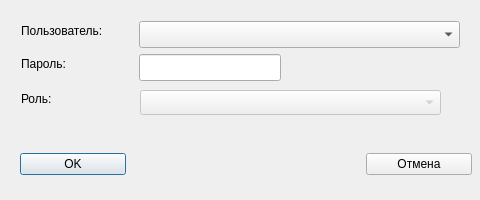
<?xml version="1.0" encoding="UTF-8"?>
<ui version="4.0">
 <class>AutorizationForm</class>
 <widget class="QDialog" name="AutorizationForm">
  <property name="windowModality">
   <enum>Qt::WindowModal</enum>
  </property>
  <property name="geometry">
   <rect>
    <x>0</x>
    <y>0</y>
    <width>480</width>
    <height>200</height>
   </rect>
  </property>
  <property name="windowTitle">
   <string>Авторизация</string>
  </property>
  <property name="modal">
   <bool>true</bool>
  </property>
  <widget class="QComboBox" name="m_usersList">
   <property name="geometry">
    <rect>
     <x>139</x>
     <y>21</y>
     <width>321</width>
     <height>27</height>
    </rect>
   </property>
   <property name="editable">
    <bool>false</bool>
   </property>
  </widget>
  <widget class="QLabel" name="label">
   <property name="geometry">
    <rect>
     <x>21</x>
     <y>21</y>
     <width>112</width>
     <height>19</height>
    </rect>
   </property>
   <property name="text">
    <string>Пользователь:</string>
   </property>
  </widget>
  <widget class="QLabel" name="label_2">
   <property name="geometry">
    <rect>
     <x>21</x>
     <y>54</y>
     <width>61</width>
     <height>19</height>
    </rect>
   </property>
   <property name="text">
    <string>Пароль:</string>
   </property>
  </widget>
  <widget class="QLineEdit" name="m_password">
   <property name="geometry">
    <rect>
     <x>139</x>
     <y>54</y>
     <width>142</width>
     <height>27</height>
    </rect>
   </property>
   <property name="maxLength">
    <number>64</number>
   </property>
   <property name="echoMode">
    <enum>QLineEdit::Password</enum>
   </property>
  </widget>
  <widget class="QWidget" name="layoutWidget">
   <property name="geometry">
    <rect>
     <x>20</x>
     <y>150</y>
     <width>452</width>
     <height>29</height>
    </rect>
   </property>
   <layout class="QHBoxLayout" name="horizontalLayout">
    <property name="spacing">
     <number>240</number>
    </property>
    <item>
     <widget class="QPushButton" name="m_OKButton">
      <property name="text">
       <string>OK</string>
      </property>
      <property name="default">
       <bool>true</bool>
      </property>
     </widget>
    </item>
    <item>
     <widget class="QPushButton" name="m_cancelButton">
      <property name="text">
       <string>Отмена</string>
      </property>
      <property name="autoDefault">
       <bool>false</bool>
      </property>
     </widget>
    </item>
   </layout>
  </widget>
  <widget class="QLabel" name="label_3">
   <property name="geometry">
    <rect>
     <x>21</x>
     <y>90</y>
     <width>51</width>
     <height>17</height>
    </rect>
   </property>
   <property name="text">
    <string>Роль:</string>
   </property>
  </widget>
  <widget class="QComboBox" name="m_roleList">
   <property name="enabled">
    <bool>false</bool>
   </property>
   <property name="geometry">
    <rect>
     <x>140</x>
     <y>90</y>
     <width>301</width>
     <height>25</height>
    </rect>
   </property>
   <property name="maxCount">
    <number>2147483646</number>
   </property>
  </widget>
 </widget>
 <resources/>
 <connections/>
</ui>
